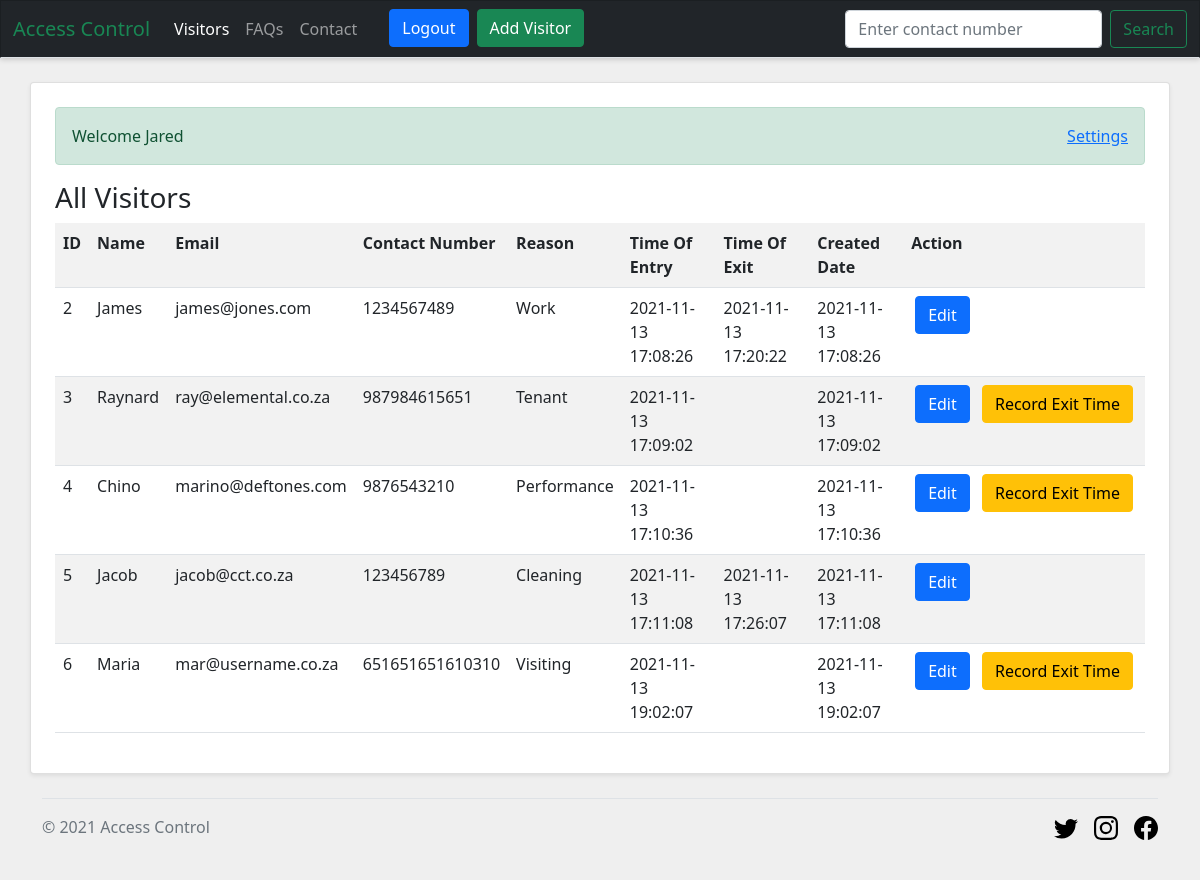
/index.php (signed in), run on the app's committed database.
### tables this page shows
CREATE TABLE `visitors` (
  `id` int(11) NOT NULL AUTO_INCREMENT,
  `name` text DEFAULT NULL,
  `email` varchar(256) DEFAULT NULL,
  `contact_number` varchar(256) DEFAULT NULL,
  `reason` text DEFAULT NULL,
  `time_of_entry` timestamp NOT NULL DEFAULT current_timestamp(),
  `time_of_exit` datetime DEFAULT NULL,
  `created` datetime DEFAULT current_timestamp(),
  PRIMARY KEY (`id`)
);

### index.php (the view, shortened to what this page needs)
<?php
require_once("config/db.php");
$query = "SELECT * FROM `visitors`";
$result = mysqli_query($connection, $query);
?>
<?php require_once("header.php"); ?>
<section>
    <div class="container card rounded bg-white shadow-sm my-4 p-4">
        <?php if(!empty($_SESSION['user']['username'])){ ?>
            <div class="alert alert-success">Welcome <?php echo ucwords($_SESSION['user']['username']); ?> <a class="float-end" href="my_account.php">Settings</a></div>
        <?php } ?>
        <h3>All Visitors</h3>
        <table class="table table-striped table-hover">
            <tr>
                <th>ID</th>
                <th>Name</th>
                <th>Email</th>
                <th>Contact Number</th>
                <th>Reason</th>
                <th>Time Of Entry</th>
                <th>Time Of Exit</th>
                <th>Created Date</th>
                <?php if(isset($_SESSION['user'])){ ?>
                    <th>Action</th>
                <?php } ?>
            </tr>
            <?php
            if($result->num_rows > 0){
                while($all_visitors = mysqli_fetch_array($result)){
            ?>
            <tr>
                <td><?php echo $all_visitors['id']; ?></td>
                <td><?php echo $all_visitors['name']; ?></td>
                <td><?php echo $all_visitors['email']; ?></td>
                <td><?php echo $all_visitors['contact_number']; ?></td>
                <td><?php echo $all_visitors['reason']; ?></td>
                <td><?php echo $all_visitors['time_of_entry'] ; ?></td>
                <td><?php echo $all_visitors['time_of_exit']; ?></td>
                <td><?php echo $all_visitors['created']; ?></td>
                <td class="nowrap">
                    <?php if(isset($_SESSION['user']) && $_SESSION['user']['admin'] == 1){ ?>
                        <a class="btn btn-primary mx-1" href="edit_visitor.php?id=<?php echo $all_visitors['id']; ?>">Edit</a>
                        <?php if(empty($all_visitors['time_of_exit'])){ ?>
                            <a class="btn btn-warning mx-1" href="edit_visitor.php?id=<?php echo $all_visitors['id']; ?>&exit=true">Record Exit Time</a>
                        <?php } ?>
                    <?php } ?>
                </td>
            </tr>
            <?php }}else{
                echo '<h6 class="text-danger">No visitor information recorded yet.</h6>';
            } ?>
        </table>
    </div>
</section>
<?php require_once("footer.php"); ?>

### resources/css/site.css (style rules this page uses)
body { background-color: #efefef !important; }
.nowrap { white-space: nowrap; }

### data on the page
visitors: id "2", name "James", email "james@jones.com", contact_number "1234567489", reason "Work", time_of_entry "2021-11-13 17:08:26", time_of_exit "2021-11-13 17:20:22", created "2021-11-13 17:08:26"
visitors: id "3", name "Raynard", email "ray@elemental.co.za", contact_number "987984615651", reason "Tenant", time_of_entry "2021-11-13 17:09:02", created "2021-11-13 17:09:02"
visitors: id "4", name "Chino", email "marino@deftones.com", contact_number "9876543210", reason "Performance", time_of_entry "2021-11-13 17:10:36", created "2021-11-13 17:10:36"
visitors: id "5", name "Jacob", email "jacob@cct.co.za", contact_number "123456789", reason "Cleaning", time_of_entry "2021-11-13 17:11:08", time_of_exit "2021-11-13 17:26:07", created "2021-11-13 17:11:08"
visitors: id "6", name "Maria", email "mar@username.co.za", contact_number "651651651610310", reason "Visiting", time_of_entry "2021-11-13 19:02:07", created "2021-11-13 19:02:07"

### other printed values
$_SESSION['user']['username'] "Jared"
